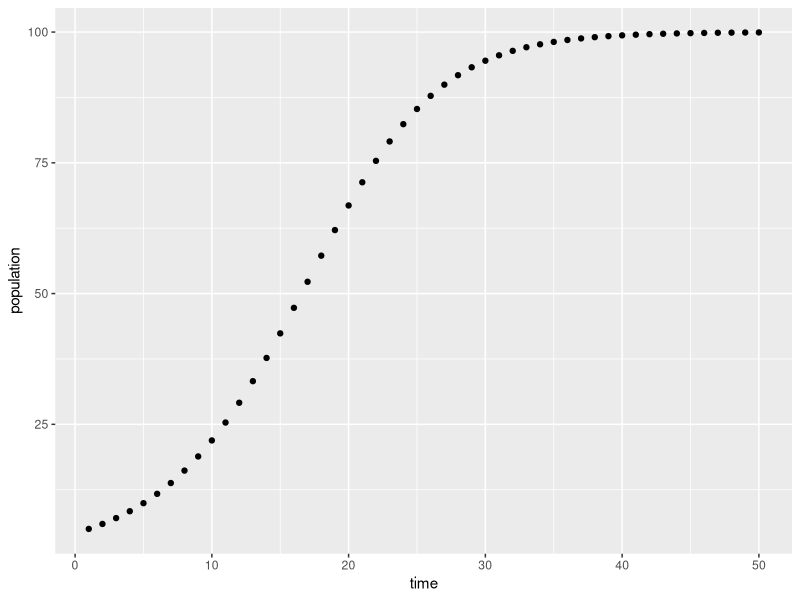

The R script that drew this image: (Note: this script raises an error after producing the figure.)
#HW Week 9

#Jess Briggs and David Ortiz

library(tidyverse)

#Q1 - generate and plot data

r <- 0.2
k <- 100

time = seq(from=1, to=50)
N=array(dim=c(length(time), 1)); N[1]=5
colnames(N) <- "population"

for (i in time[2:length(time)]){
  N[i] = N[i-1] + (r*N[i-1]) * (1-(N[i-1]/k))
}

N2 <- as.data.frame(N)

N2$time <- as.numeric(time)

ggplot(data = N2, aes(x = time, y = population))+
  geom_point()

#Q2 - create a model for Q1 using optim


calc_nll <- function(y_obs, y_pred, sigma){
  -sum(dnorm(x=y_obs, mean=y_pred, sd=sigma, log=T))
}


k0 <- 4
r0 <- 0.3
N <- x
k <- 100

obj_func <- function(par){
  r0 <- par[1]
  k0 <- par[2]
  sigma <- par[3]
  y_pred <-  k0 + (r0*N) * (1-(N/k))
  nll <- calc_nll(N2$population, y_pred, sigma)
}

# Estimate parameters using optim()
optfit <- optim(par=c(0.3, 4, 10), fn = obj_func)
optcoefs <- optfit$par

optcoefs

time = seq(from=1, to=50)
test =array(dim=c(length(time), 1)); test[1]=optcoefs[2]

for (i in time[2:length(time)]){
  test[i] = test[i-1]+ (optcoefs[1]*test[i-1]) * (1-(test[i-1]/k))
}

plot(test)
